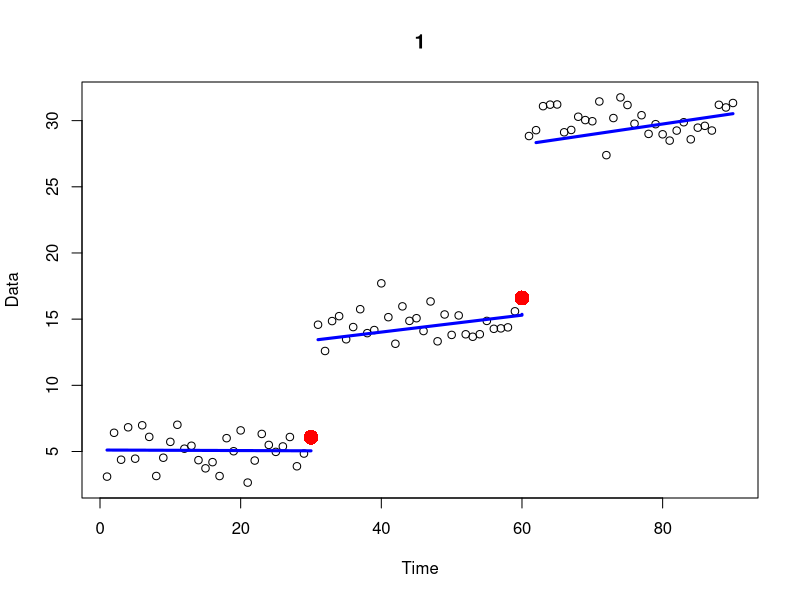
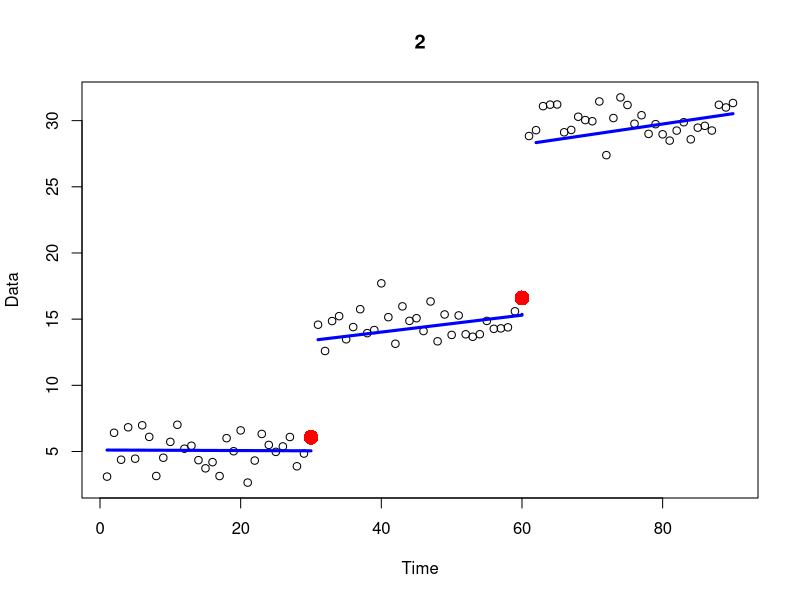
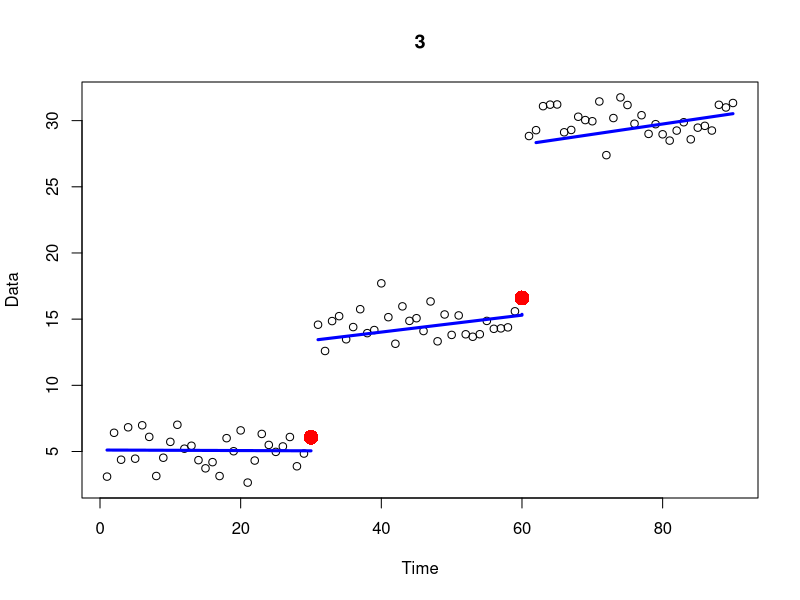
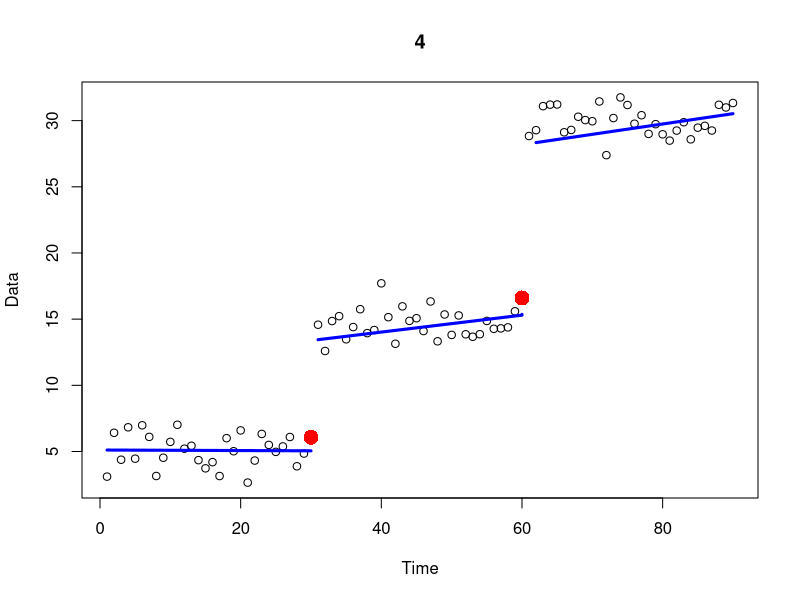
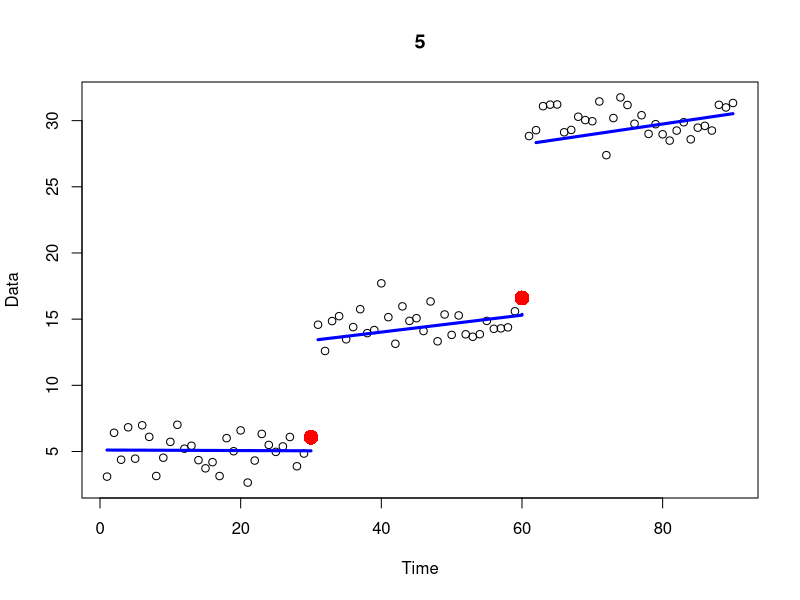
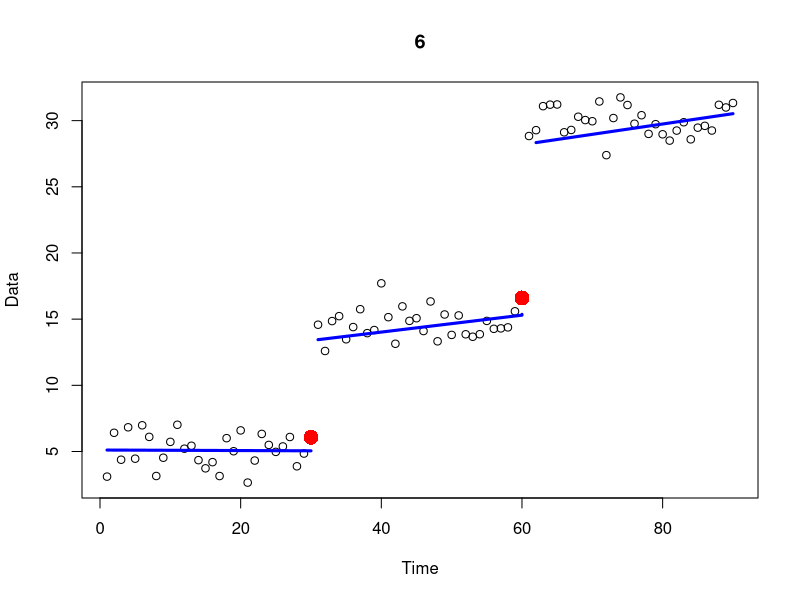
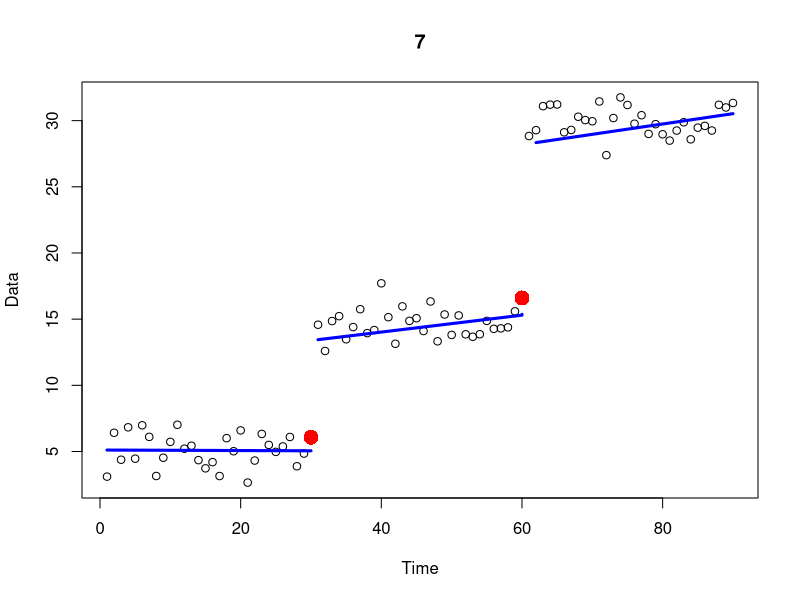
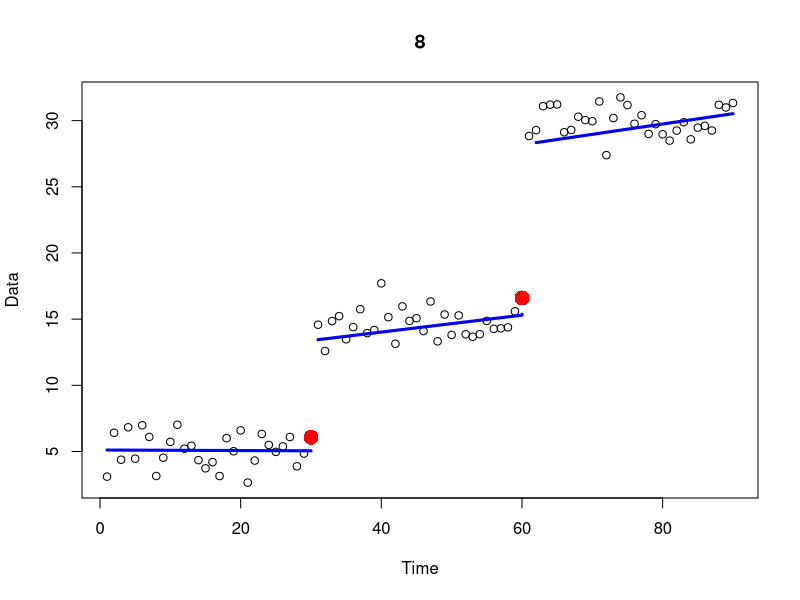

R code for these plots, in order:
#creating our data 
first = rnorm(30, mean = 5, sd = 1) #30 random data points from a normal distribution with mean of 5
second = rnorm(30, mean = 15, sd = 1) #30 random data points from a normal distribution with mean of 15
third = rnorm(30, mean = 30, sd = 1) #30 random data points from a normal distribution with mean of 30

dif_means_0 = c(first) #setting up null set
dif_means_1 = c(first, second) #adding two sets of data points together 
dif_means_2 = c(first, second, third) #adding three sets of data points together

time_0 = 1:30
time_1 = 1:60
time_2 = 1:90

test_data_0 = data.frame(time_0, dif_means_0) #our data with x = time and y = data from 1 set
test_data_1 = data.frame(time_1, dif_means_1) #our data with x = time and y = data from 2 sets
test_data_2 = data.frame(time_2, dif_means_2) #our data with x = time and y = data from 3 sets

#downloading the strucchange package
#install.packages("strucchange")
library("strucchange")

#Bai-Perron Method
bkpts_0 = breakpoints(test_data_0$dif_means_0 ~ test_data_0$time_0, breaks = 5, h = 0.1) #no break points 
bkpts_0$breakpoints #list of x-values (time) for breakpoints

bkpts_1 = breakpoints(test_data_1$dif_means_1 ~ test_data_1$time_1, breaks = 5, h = 0.1) #no break points 
bkpts_1$breakpoints #list of x-values (time) for breakpoints

bkpts_2 = breakpoints(test_data_2$dif_means_2 ~ test_data_2$time_2, breaks = 5, h = 0.1) #no break points 
bkpts_2$breakpoints #list of x-values (time) for breakpoints

#-----------------------------------------------------------------

#complete BAR - Variation 0 (Random/Random/Random)


#-------Key:
# k           = breakpoint's x-axis values 
# time        = integer x-values of the entire data set 
# interations = number of runs through Metropolis hastings 
# make        = the proportion (decimal) of the make step to occuring
# murder      = the proportion (decimal) of the murder step to occuring
#note: the make and murder need to add to less then one 
#graph        = yes or no to graphing the function 
bar0 = function(k, time, data, iterations, make, murder, graph){
  
  library(MASS)
  
  prob_mmm = c(make, murder) #combining the two probabilties of make and murder that the user specifies 
  
  full_data = cbind(as.numeric(time), as.numeric(data)) #combing the time and data inputs from user
  
  n = max(full_data[,1]) #finding max value
  
  k_ends = c(min(full_data[,1]), k, max(full_data[,1])) #adding in end points to k values 
  
  fitMetrics<-function(k_ends, test_data, graph, count ){ #added graph and count 
    
    #create sum objects
    sum_loglik = 0
    
    #this is new!!!
    f = NULL
    x = NULL
    
    #get and sum log likelihood for regressions of all intervals
    if(length(k_ends) < 3 ){
      model = lm(test_data[,2]~test_data[,1])
      sum_loglik = logLik(model)[1]
    }else{
      for(i in 1:length(k_ends)) {
        if(k_ends[i] != 1){
          min = k_ends[i-1]
          x_values = test_data[c(min:k_ends[i]),1] #getting the x values in the interval
          y_values = test_data[c(min:k_ends[i]),2] #getting the y values in the interval
          data = data.frame(x_values, y_values) #re-making this into a dataframe 
          model = lm(y_values~x_values)
          sum_loglik = sum_loglik + logLik(model)[1]
          
          #this is new!!!
          f = c(f,model$fitted.values, "here")
          x = c(x, x_values)
          
        }
      }
    }
    #this is new!!!
    if(graph == "yes") {
      graphing(x, f, k_ends, count )
    }
    return(sum_loglik)
  }
  
  
  #this is new!!!
  graphing <- function(x, f, k_ends , count) {
    k = k_ends[-c(1, which.max(k_ends))]
    plot(full_data, xlab="Time", ylab="Data", main = count)
    points(k,full_data[k,2], col="red", pch= 16, cex = 2)
    xx = NULL
    fit = NULL
    for(i in 1:length(f) ) {
      if(f[i] == "here") {
        lines(xx, fit, col="blue",lwd=3)
        xx = NULL
        fit = NULL 
      } else {
        xx = c(xx , x[i])
        fit = c(fit, f[i])
      }
    }
    
  }
  
  #random make function, this makes a random point 
  count = 0 
  barMake0<-function(k_ends){
    
    count = count + 1 #this check to make sure we do not get stuck in an infinite loop 
    if(count < 10 ) {
      rand_spot = sample(k_ends[1]:k_ends[length(k_ends)], 1) #selects a random spot
      k_ends_final = sort(c(k_ends, rand_spot)) #adds the random spot and sorts it 
      d = diff(k_ends_final) #finds the difference between all the spots 
      if(min(d) < 3) { #this make sure an additional point is not to close to a point already in existance 
        barMake0(k_ends)
      } else {
        return(k_ends_final) #the old breakpoints + the new breakpoints 
      }
    }else {
      return(k_ends)
    }
    
  }
  
  
  #this function kills one breakpoint randomly 
  barMurder0<-function(k_ends){
    
    k = k_ends[c(-1,-length(k_ends))]
    random_num = sample(1:length(k), 1)
    k_ends_final = k_ends[-(random_num+1)]
    return(k_ends_final)
    
  }
  
  #kills a point randomly and then adds a point randomly 
  barMove0<-function(k_ends){
    
    k_ends_less = barMurder0(k_ends)
    k_ends_final = barMake0(k_ends_less)
    return(k_ends_final)
    
  }
  
  #initializing matrixes 
  ratio_data = matrix(NA, nrow=1, ncol=4)
  all_k_new = matrix(NA, nrow=1, ncol=(n/3))
  all_k_best = matrix(NA, nrow=1, ncol=(n/3))
  
  #Metroplis Hastings 
  for(i in 1:iterations){
    
    old_loglik = fitMetrics(k_ends, full_data, "yes", i )
    
    u_step = runif(1) #random number from 0 to 1 taken from a uniform distribution for selecting step
    
    if(length(k_ends) < 3 | u_step < prob_mmm[1]){
      k_ends_new = barMake0(k_ends) #make
    } else if(u_step > prob_mmm[1] & u_step < sum(prob_mmm)){
      k_ends_new = barMurder0(k_ends) #murder
    } else{
      k_ends_new = barMove0(k_ends) #move
    }
    
    new_loglik = fitMetrics(k_ends_new, full_data, "no")
    
    ratio = (new_loglik - log(n)*(4*(length(k_ends_new)-2)+3)) - (old_loglik - log(n)*(4*(length(k_ends)-2)+3))
    u_ratio = log(runif(1)) #random number from 0 to 1 taken from a uniform distribution 
    
    if(ratio == Inf){ #safe gaurd against random models creating infinite ratios
      k_ends = k_ends #old
    } else if(ratio > u_ratio) {
      k_ends = k_ends_new #new
    } else {
      k_ends = k_ends #old
    }
    
    ratio_data_print = c(ratio, u_ratio, old_loglik, new_loglik)
    k_ends_new_print = c(k_ends_new, rep(NA, (n/3)-length(k_ends_new)))
    k_ends_best_print = c(k_ends, rep(NA, (n/3)-length(k_ends)))
    
    ratio_data = rbind(ratio_data, ratio_data_print)
    all_k_new = rbind(all_k_new, k_ends_new_print)
    all_k_best = rbind(all_k_best, k_ends_best_print)
    
  }
  
  #cleaning up the matrixs 
  ratio_data = ratio_data[-1,]
  all_k_new = all_k_new[,-1]
  all_k_best = all_k_best[,-1]
  all_k_new = all_k_new[-1,colSums(is.na(all_k_new))<nrow(all_k_new)]
  all_k_best = all_k_best[-1,colSums(is.na(all_k_best))<nrow(all_k_best)]
  clean_max = max(all_k_new[1,], na.rm=TRUE)
  all_k_new = ifelse(all_k_new == clean_max,NA,all_k_new)
  all_k_best = ifelse(all_k_best == clean_max,NA,all_k_best)
  
  if(graph == "yes") {
    #plotting 
    plot(full_data, main = 1, xlab = "Time")
    points(all_k_new[1,],full_data[all_k_new[1,],2], col="blue", pch= 16, cex = 2)
    points(all_k_best[1,],full_data[all_k_best[1,],2], col="red", pch= 16, cex=2)
    
    num = iterations / 5
    for(i in 1:num) {
      n = i * 5 
      if(is.na(all_k_new[n,]) ) {
        plot(full_data, main = n, xlab = "Time")
        points(all_k_best[n,],full_data[all_k_best[n,],2], col="red", pch= 16, cex = 2)
      } else {
        plot(full_data, main = n, xlab = "Time")
        points(all_k_new[n,],full_data[all_k_new[n,],2], col="blue", pch= 16, cex = 2)
        points(all_k_best[n,],full_data[all_k_best[n,],2], col="red", pch= 16, cex = 2)
      }
    }
  }
  
  #prints the results
  return(list(ratio_data, all_k_new, all_k_best))
  
}

#calling the function
bar_result = bar0(bkpts_2$breakpoints, test_data_2[,1], test_data_2[,2], 20, 0.4, 0.4, "no")

bar0(bkpts_2$breakpoints, test_data_2[,1], test_data_2[,2], 20, 0.4, 0.4, "no")
